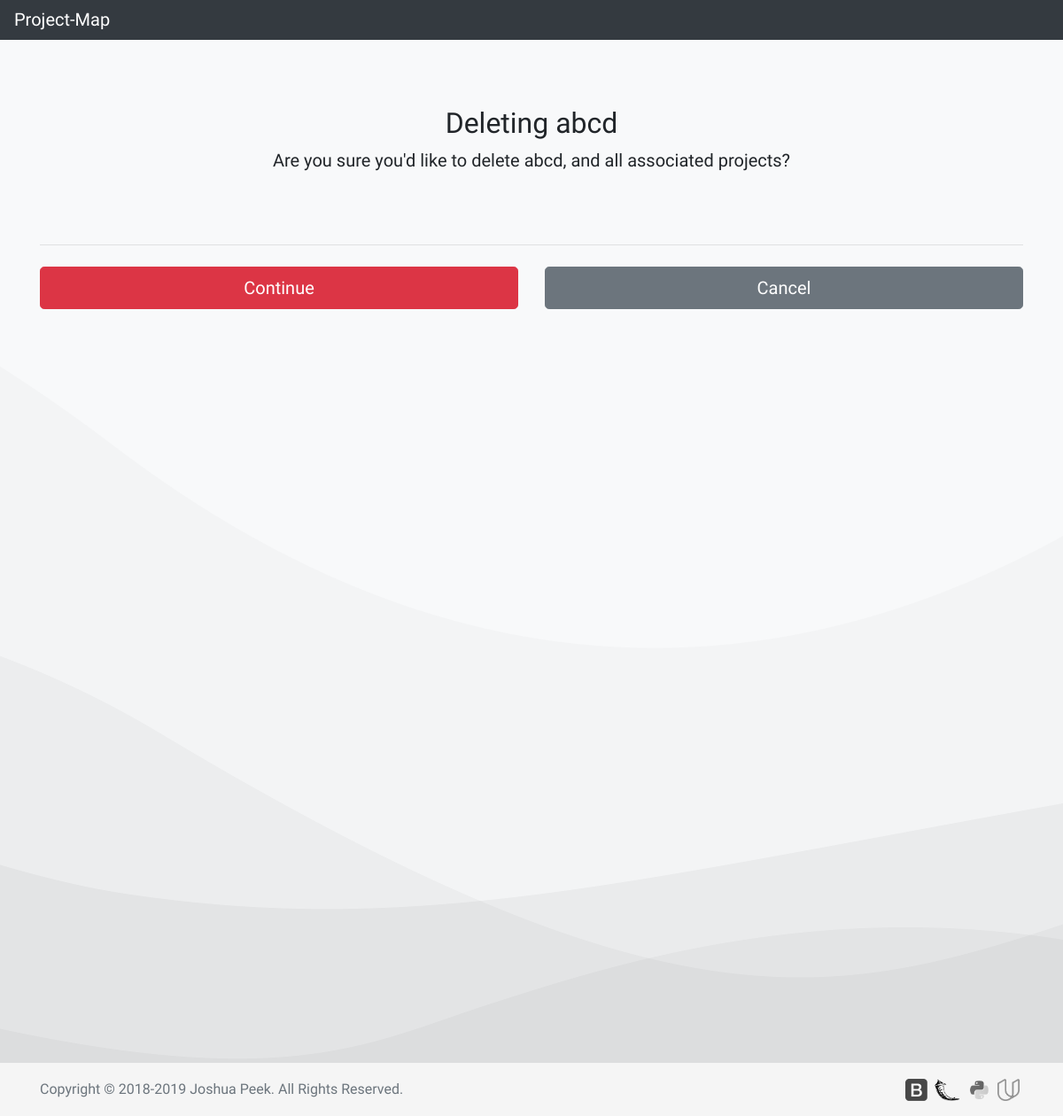
/o?1&d, run on an earlier commit of the app's database.
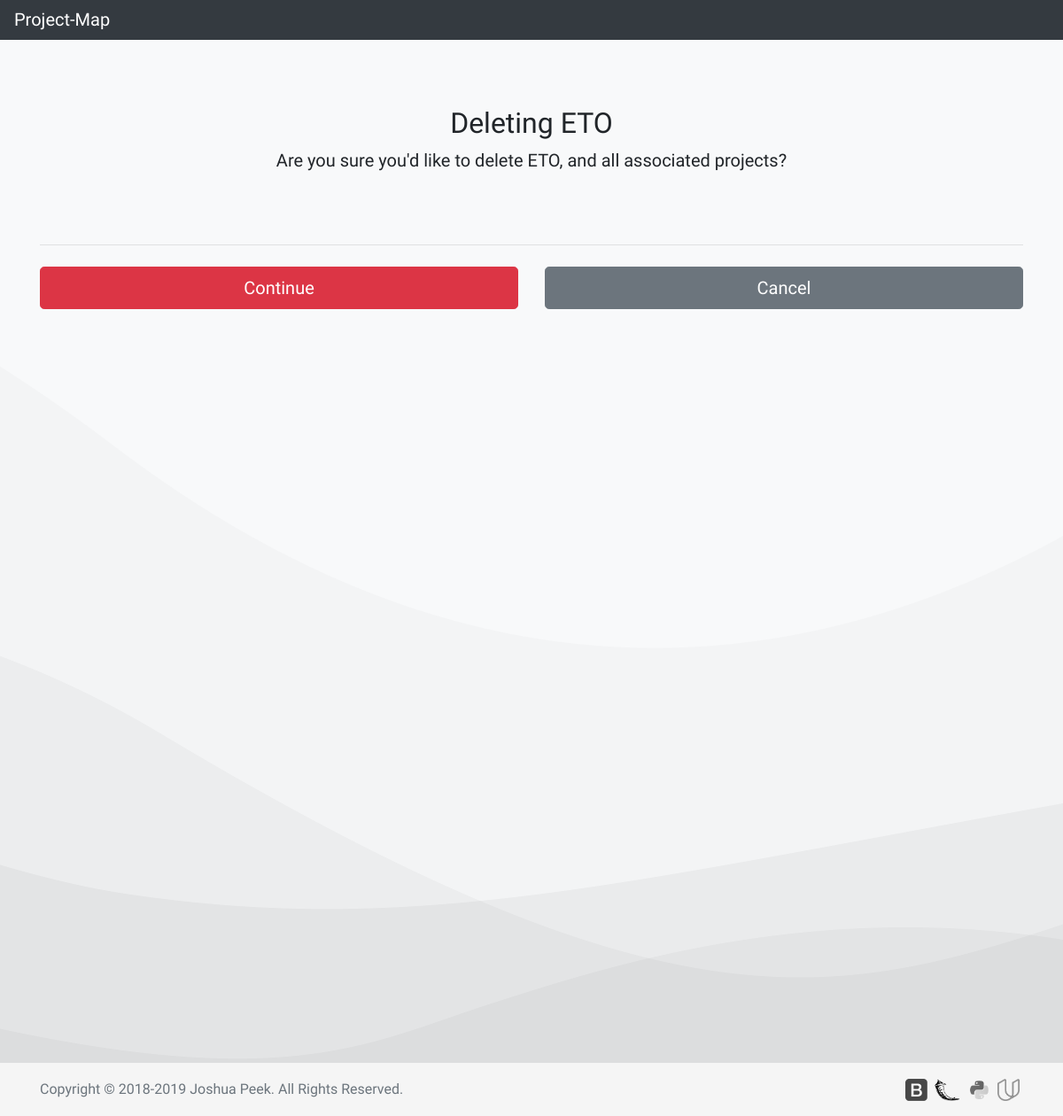
And on a later commit of the database.
### database_setup.py (models this page shows, shortened)
class Org(Base):
    __tablename__ = 'org'
    id = Column(Integer, primary_key=True)
    title = Column(String(250), nullable=False)
    description = Column(String(500))

### app.py (the view)
@app.route('/o?<int:org_id>&d', methods=['GET', 'POST'])
def delOrg(org_id):
    delOrg = session.query(Org).filter_by(id=org_id).one()
    delProjects = session.query(Project).filter_by(org_id=org_id).all()
    allorgs = session.query(Org).all()
    allprojects = session.query(Project).all()
    if request.method == 'POST':
        for i in delProjects:
            remProjectElements(i.id)
            session.delete(i)
        session.delete(delOrg)
        session.commit()
        flash("Org & Associated Projects Removed")
        return redirect(url_for('mainPage'))
    else:
        return render_template('delete/org.html', i=delOrg)

### templates/delete/org.html (shortened to what this page needs)
<!doctype html>
<html lang="en">
  {% include "header.html" %}
  <body>
    <nav class="navbar navbar-expand-md navbar-dark fixed-top bg-dark">
      <a class="navbar-brand" href="/">Project-Map</a>
    </nav>
  <body class="bg-light">
    <div class="container">
      <div class="py-5 text-center">
        <h2>Deleting {{i.title}}</h2>
        <p class="lead">Are you sure you'd like to delete {{i.title}},
        and all associated projects?</p>
      </div>
      <div class="row">
        <div class="col-md-12 order-md-1">
          <form class="needs-validation" action='{{url_for('delOrg', org_id=i.id)}}' method='post' novalidate>
            <hr class="mb-4">
            <div class="row">
              <div class="col-md-6 mb-3">
                <button class="btn btn-danger btn-lg btn-block" type="Edit">Continue</button>
              </div>
          </form>
              <div class="col-md-6 mb-3">
                <form action="{{url_for('orgPage', org_id = i.id)}}">
                  <button class="btn btn-secondary btn-lg btn-block" type="submit">Cancel</button>
                </form>
              </div>
            </div>
        </div>
      </div>
  {% include "footer.html" %}
  </body>
</html>

What changed in the data, as far as the page shows it:
changed Org: title "abcd" → "ETO"
